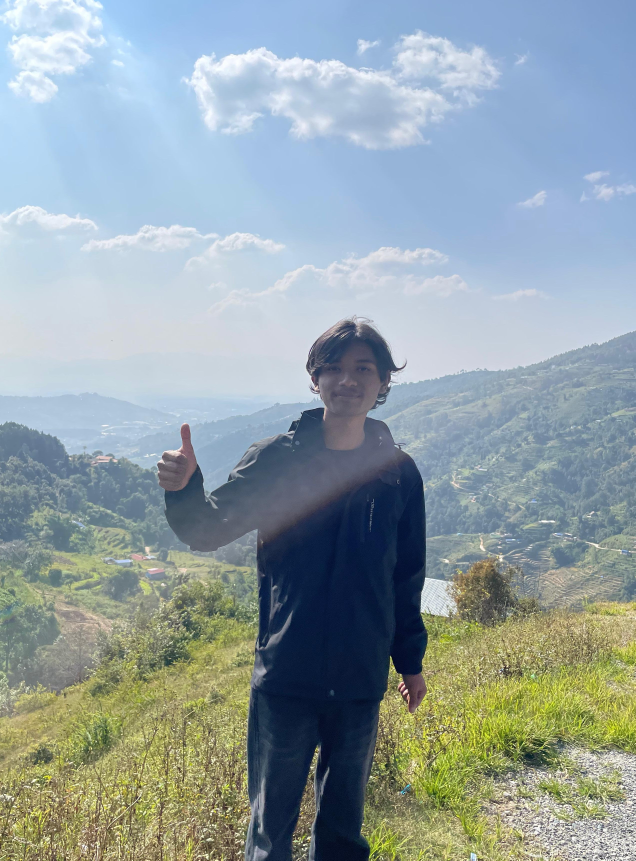
#> input picture legacy-site/Brishav.jpg, 2542 x 3442 px, found by its file name (shown at 1/4 size)
$ python prepare-cinematic-assets.py
#> lines starting #> are read from the running program, lines starting #| are printed output that depends on the picture
"""Create deterministic responsive delivery variants for V3 cinematic plates."""

from pathlib import Path

from PIL import Image, ImageOps


ROOT = Path(__file__).resolve().parents[1] / "public" / "assets" / "cinematic"
PUBLIC_ROOT = ROOT.parents[1]
WIDTHS = (1672, 1280, 768)
MOBILE_WIDTHS = (900, 600)


def save_variant(image: Image.Image, destination: Path, quality: int) -> None:
    destination.parent.mkdir(parents=True, exist_ok=True)
    image.save(destination, quality=quality, method=6)


for source in sorted(ROOT.glob("*-source.png")):
    stem = source.name.removesuffix("-source.png")
    with Image.open(source) as opened:
        image = opened.convert("RGB")
        for width in WIDTHS:
            if width > image.width:
                continue
            height = round(image.height * width / image.width)
            resized = image.resize((width, height), Image.Resampling.LANCZOS)
            save_variant(resized, ROOT / f"{stem}-{width}.webp", 82)
            save_variant(resized, ROOT / f"{stem}-{width}.avif", 58)

        for width in MOBILE_WIDTHS:
            height = round(width * 5 / 4)
            cropped = ImageOps.fit(
                image,
                (width, height),
                method=Image.Resampling.LANCZOS,
                centering=(0.5, 0.5),
            )
            save_variant(cropped, ROOT / f"{stem}-mobile-{width}.webp", 82)
            save_variant(cropped, ROOT / f"{stem}-mobile-{width}.avif", 58)

portrait_source = PUBLIC_ROOT / "Brishav.jpg"
portrait_output = PUBLIC_ROOT / "assets" / "images"
with Image.open(portrait_source) as opened:
#> opened is the input picture: PIL image 2542x3442 RGB; mean R, G, B 146.6, 161, 164.9
    portrait = opened.convert("RGB")
    for width in (480, 768):
        height = round(width * portrait.height / portrait.width)
        resized = portrait.resize((width, height), Image.Resampling.LANCZOS)
        save_variant(resized, portrait_output / f"Brishav-portrait-{width}.webp", 80)
#> this loop made 2 passes
#> pass 1, `resized = portrait.resize((width, height), Image.Resampling.LANCZOS)`:
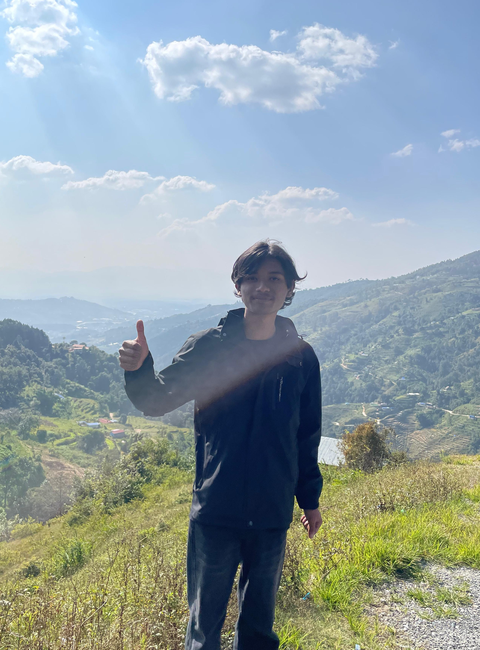
#> resized: PIL image 480x650 RGB; mean R, G, B 146.6, 161, 164.9

print("Prepared responsive cinematic assets in", ROOT)
